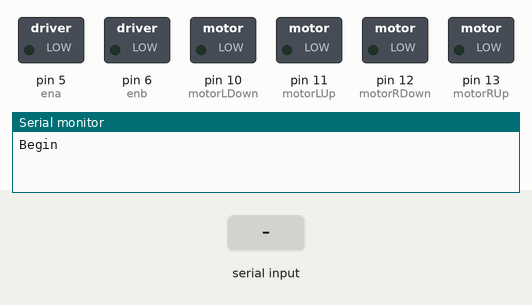
The sketch below on a simulated Arduino Uno, built with avr-gcc and run on an emulated ATmega328P. On the bench: switched loads named in the sketch (green lamp = pin HIGH), the last lines printed to the serial monitor. Inputs (shaded band) come from the test bench.

Above: at 1.2 s.
1.3 s: "F" received over the second serial link
At 2.3 s:
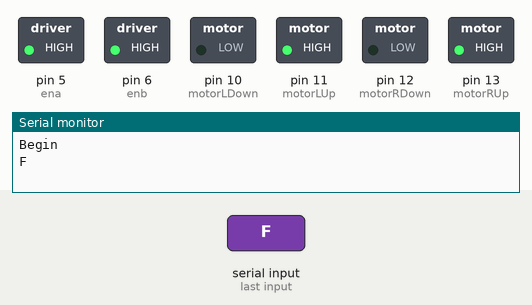
2.8 s: "G" received over the second serial link
At 3.4 s:
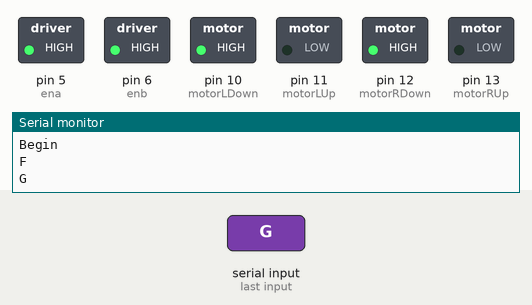
4.3 s: "R" received over the second serial link
At 4.6 s:
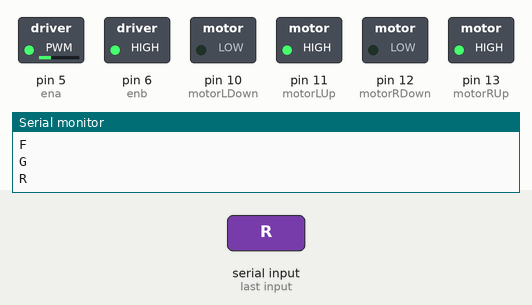
5.8 s: "L" received over the second serial link
At 6.9 s:
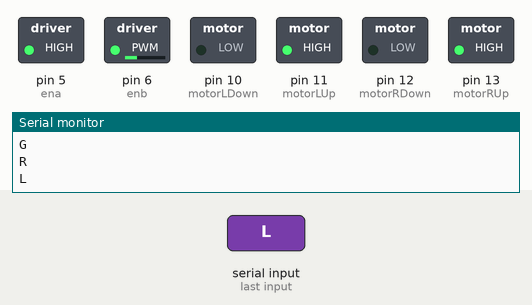
7.3 s: "E" received over the second serial link
At 8.1 s:
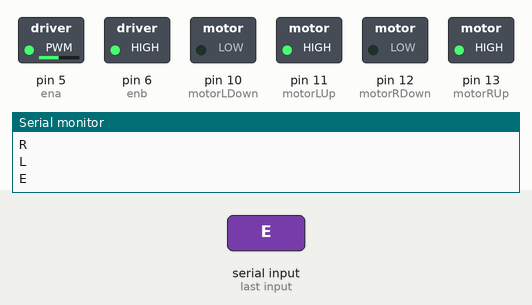
8.8 s: "C" received over the second serial link
At 9.2 s:
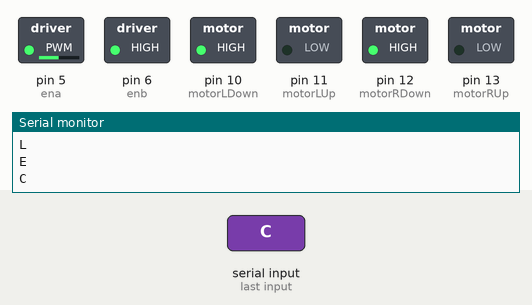
Timing chart, 0 to 11.3 s (numbered marks = the images above; inputs shaded):
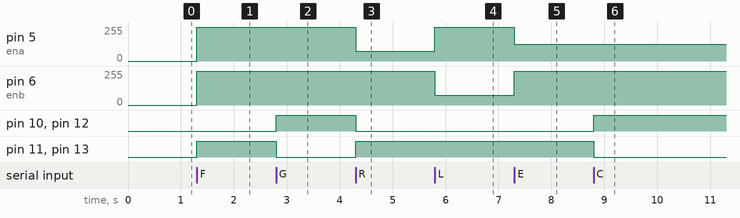

The sketch:

v1.ino
```cpp
#include <SoftwareSerial.h>

const int rx = 3;
const int tx = 2;

const int motorRUp = 13;
const int motorRDown = 12;
const int motorLUp = 11;
const int motorLDown = 10;

const int ena = 5;
const int enb = 6;

int vSpeed = 200;

SoftwareSerial mySerial = SoftwareSerial(rx, tx);

void setup() {
  pinMode(LED_BUILTIN, OUTPUT);

  pinMode(rx, INPUT);
  pinMode(tx, OUTPUT);

  pinMode(motorRUp, OUTPUT);
  pinMode(motorRDown, OUTPUT);
  pinMode(motorLUp, OUTPUT);
  pinMode(motorLDown, OUTPUT);

  pinMode(enb, OUTPUT);
  pinMode(ena, OUTPUT);

  Serial.begin(9600);
  mySerial.begin(9600);

  Serial.println("Begin");
}

void loop() {
  // if (!mySerial.available()){
  //   Serial.println("Can not connect Device!!");
  // }
  int state = mySerial.read();

  if (state > 0) {
    Serial.println((char) state);
  }

  if (state == 'F') {
    forward();
  } else if (state == 'G') {
    backward();
  } else if (state == 'R') {
    right();
  } else if (state == 'L') {
    left();
  } else if (state == 'S') {
    stop();
  } else if (state == 'Q') {
    forwardLeft();
  } else if (state == 'E') {
    forwardRight();
  } else if (state == 'C') {
    backwardRight();
  } else if (state == 'Z') {
    backwardLeft();
  }
}

void stop() {
  analogWrite(ena, 0);
  analogWrite(enb, 0);
  digitalWrite(motorRUp, 0);
  digitalWrite(motorRDown, 0);
  digitalWrite(motorLUp, 0);
  digitalWrite(motorLDown, 0);
}

void forward() {
  analogWrite(ena, 255);
  analogWrite(enb, 255);
  digitalWrite(motorRUp, HIGH);
  digitalWrite(motorRDown, 0);
  digitalWrite(motorLUp, HIGH);
  digitalWrite(motorLDown, 0);
}

void backward() {
  analogWrite(ena, 255);
  analogWrite(enb, 255);
  digitalWrite(motorRUp, 0);
  digitalWrite(motorRDown, HIGH);
  digitalWrite(motorLUp, 0);
  digitalWrite(motorLDown, HIGH);
}

void right() {
  analogWrite(ena, 75);
  analogWrite(enb, 255);
  digitalWrite(motorRUp, HIGH);
  digitalWrite(motorRDown, 0);
  digitalWrite(motorLUp, HIGH);
  digitalWrite(motorLDown, 0);
}

void left() {
  analogWrite(ena, 255);
  analogWrite(enb, 75);
  digitalWrite(motorRUp, HIGH);
  digitalWrite(motorRDown, 0);
  digitalWrite(motorLUp, HIGH);
  digitalWrite(motorLDown, 0);
}

void forwardLeft() {
  analogWrite(ena, 255);
  analogWrite(enb, 125);
  digitalWrite(motorRUp, HIGH);
  digitalWrite(motorRDown, 0);
  digitalWrite(motorLUp, HIGH);
  digitalWrite(motorLDown, 0);
}

void forwardRight() {
  analogWrite(ena, 125);
  analogWrite(enb, 255);
  digitalWrite(motorRUp, HIGH);
  digitalWrite(motorRDown, 0);
  digitalWrite(motorLUp, HIGH);
  digitalWrite(motorLDown, 0);
}

void backwardRight() {
  analogWrite(ena, 125);
  analogWrite(enb, 255);
  digitalWrite(motorRUp, 0);
  digitalWrite(motorRDown, HIGH);
  digitalWrite(motorLUp, 0);
  digitalWrite(motorLDown, HIGH);
}

void backwardLeft() {
  analogWrite(ena, 255);
  analogWrite(enb, 125);
  digitalWrite(motorRUp, 0);
  digitalWrite(motorRDown, HIGH);
  digitalWrite(motorLUp, 0);
  digitalWrite(motorLDown, HIGH);
}
```

Measured:
- after the input at 1.3 s, pin 5 (ena), pin 6 (enb): 0/255 → 255/255 at once; pin 11 (motorLUp), pin 13 (motorRUp): LOW → HIGH at once
- after the input at 2.8 s, pin 10 (motorLDown), pin 12 (motorRDown): LOW → HIGH at once; pin 11 (motorLUp), pin 13 (motorRUp): HIGH → LOW at once
- after the input at 4.3 s, pin 5 (ena): 255/255 → 75/255 at once; pin 10 (motorLDown), pin 12 (motorRDown): HIGH → LOW at once; pin 11 (motorLUp), pin 13 (motorRUp): LOW → HIGH at once
- after the input at 5.8 s, pin 5 (ena): 75/255 → 255/255 at once; pin 6 (enb): 255/255 → 75/255 at once
- after the input at 7.3 s, pin 5 (ena): 255/255 → 125/255 at once; pin 6 (enb): 75/255 → 255/255 at once
- after the input at 8.8 s, pin 10 (motorLDown), pin 12 (motorRDown): LOW → HIGH at once; pin 11 (motorLUp), pin 13 (motorRUp): HIGH → LOW at once
